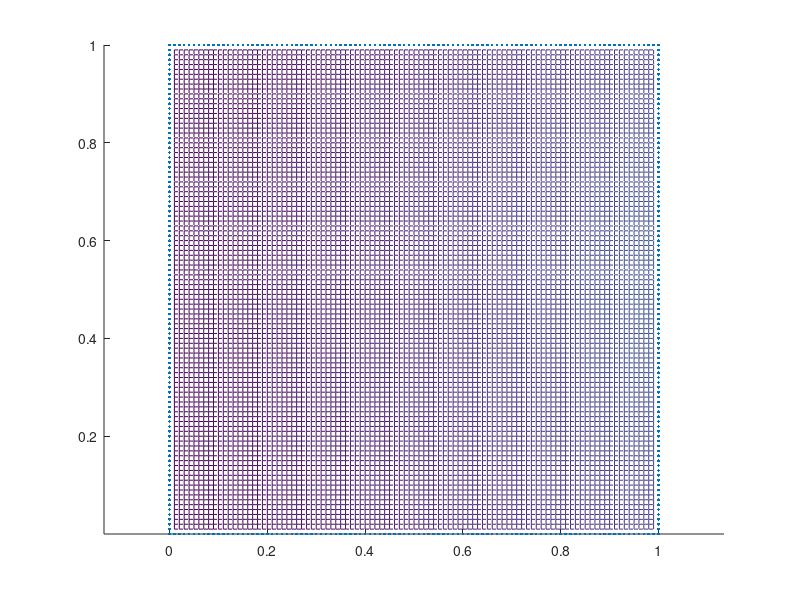

MATLAB code to generate this figure:
function test_int_fixed2

% test integral equation discretization for Laplace 
% interior problem

%%% Set the geometry.
% flag_geom    = 'clover';
flag_geom = 'square';


% tt = linspace(0,2*pi);
% tt = tt(1:end-1);
N = 100;
%I want to use the gauss lengendre nodes, but scaled to go form 0 to 2pi


% list = createInterval([-.5, -.45, -.4, -.2, 0, .2, .4, .45, .5], 30);
% disp(length(list))
% [tt, w] = makeGaussianNodes(list, 10);

tt = 0:.01:4;
%%Otherwise this will end up counting the last point twice.
tt = tt(1:end-1);

%%Gaussian Panels

%[tt, w] = lgwt(20, 0, 4);
keyboard;
[C,ww] = make_geom(tt,flag_geom);
ww = ww*.01;

%ww = w.'.*ww;

keyboard;


%  validates arclength of circle
%abs(sum(ww)-2*pi)

x_src = [1.4;.5];



[x, y] = meshgrid(0.01:.01:1-.01, 0.01:.01:1-.01);

points = [x(:), y(:)];
keyboard;

x_trg = points.';


 A = LOCAL_construct_A_diag(C,ww);
keyboard;

g = make_bdry(C,x_src);

% solve for boundary charge density

sigma = A\g;

% evaluate the solution at the target
uex = make_refsoln(x_trg,x_src);

uapp = LOCAL_evalpot(x_trg,C,sigma,ww);

clf;
figure(1)
hold on;
scatter(C(1, :), C(4, :), 4, 'filled');
axis equal
disp(norm(uapp - uex))
mesh(x, y, reshape(uapp, length(x), length(x)))

keyboard
return
end

function vv = LOCAL_evalpot(x_trg,C,sigma,ww)

n  = size(C,2);
m  = size(x_trg,2);

X_g1  = x_trg(1,:)'*ones(1,n);
X_g2  = x_trg(2,:)'*ones(1,n);
Y_g1  = ones(m,1)*C(1,:);
Y_g2  = ones(m,1)*C(4,:);
Y_dg1 = ones(m,1)*C(2,:);
Y_dg2 = ones(m,1)*C(5,:);
ww    = ones(m,1)*ww;

EVAL = LOCAL_eval_kernel(X_g1,Y_g1,X_g2,Y_g2,Y_dg1,Y_dg2);
EVAL = EVAL.*ww;      
vv   = EVAL*sigma;

return
end

function list = createInterval(startList, numRefinement)
    N = length(startList);
    returnList = zeros(1, N+2);
    
    if numRefinement <= 0
       list = startList;
       return;
    end
    returnList(2) = (startList(1) + startList(2))/2;
    returnList(N+1) = (startList(N-1) + startList(N))/2;
    returnList(3:N) = startList(2:N-1);
    returnList(1) = startList(1);
    returnList(N+2) = startList(N);
    list = createInterval(returnList, numRefinement - 1);
end





function A = LOCAL_eval_kernel(X_g1,Y_g1,X_g2,Y_g2,Y_dg1,Y_dg2)

  nn1  = ( Y_dg2./sqrt(Y_dg1.*Y_dg1 + Y_dg2.*Y_dg2));
  nn2  = (-Y_dg1./sqrt(Y_dg1.*Y_dg1 + Y_dg2.*Y_dg2));
  ddsq = (Y_g1 - X_g1).^2 + (Y_g2 - X_g2).^2;
  A    = -1/(2*pi)*(nn1.*(Y_g1 - X_g1) + nn2.*(Y_g2 - X_g2))./ddsq;

 
return
end

function uex = make_refsoln(x_trg,x_src)

N = size(x_trg,2);


dd1 = (x_src(1)-x_trg(1)).^2;
dd2 = (x_src(2)-x_trg(2)).^2;
uex = -1/(2*pi)*log(sqrt(dd1+dd2)).';

return

end

%Takes in a list, and spits out a bunch on nodes of order n:
function [tNodes, wNodes] = makeGaussianNodes(list, numNodes)
   Nnodes = length(list) - 1;
   nodesAtList = zeros(Nnodes);
   if Nnodes == length(numNodes)
       nodesAtList = numNodes;
   else
      nodesAtList(:) = numNodes(1,1); 
   end
    [tNodes, wNodes] = lgwt(nodesAtList(1), list(1), list(2));
   for i = 2:Nnodes
        [a, b] = lgwt(nodesAtList(i), list(i), list(i + 1));
        tNodes = [tNodes; a];
        wNodes = [wNodes; b];
   end
end

function g = make_bdry(C,x_src)

N = size(C,2);


dd1 = (x_src(1)-C(1,:)).^2;
dd2 = (x_src(2)-C(4,:)).^2;
g = -1/(2*pi)*log(sqrt(dd1+dd2)).';



return

end

function [C,ww] = make_geom(t,flag_geom)

% N = number of nodes
N = length(t);
C = zeros(6,N);

if(strcmp(flag_geom,'circle'))
%added second derivatives to calcluate the middle diagonal
C(1,:) = cos(t);
C(2,:) = -sin(t);
C(3,:) = -cos(t);
C(4,:) = sin(t);
C(5,:) = cos(t);
C(6,:) = -sin(t);

elseif(strcmp(flag_geom,'clover'))

C(1,:) = (cos(3*t) +2).*cos(t);
C(2,:) = -(3*sin(3*t).*cos(t)+(cos(3*t)+2).*sin(t));
C(4,:) = (cos(3*t)+2).*sin(t);
C(5,:) = (-3*sin(3*t).*sin(t)+(cos(3*t)+2).*cos(t));


elseif(strcmp(flag_geom,'unit-square'))
X = 2;
Y = 2;
x0 = 0;
y0 = 0;
    
    
C(1,:) = cos(t).*sec(t - pi/2*floor((4*t + pi)/(2*pi)))*X/2 + x0;
C(4,:) = sin(t).*sec(t - pi/2*floor((4*t + pi)/(2*pi)))*Y/2 + y0;

elseif(strcmp(flag_geom,'square'))
    
C(1, :) = [t(0 <= t & t < 1), ones(1, length(t(1 <= t & t < 2))), 3 - t(2 <= t & t < 3), zeros(1, length(t(3 <= t & t <= 4)))]; 
C(2, :) = [ones(1, length(t(0 <= t & t < 1))), zeros(1, length(t(1 <= t & t < 2))), -ones(1, length(t(2 <= t & t < 3))), zeros(1, length(t(3 <= t & t <= 4)))];
C(3, :) = zeros(1, length(C(1, :)));
C(4, :) = [zeros(1, length(t(0 <= t & t < 1))), t(1 <= t & t < 2) - 1, ones(1, length(t(2 <= t & t < 3))), 4 - t(3 <= t & t <= 4)];
C(5, :) = [zeros(1, length(t(0 <= t & t < 1))), ones(1, length(t(1 <= t & t < 2))), zeros(1, length(t(2 <= t & t < 3))), -ones(1, length(t(3 <= t & t <= 4)))];
C(6, :) = zeros(1, length(C(1, :)));
elseif(strcmp(flag_geom,'star'))
% starfish
tt = t;
r             = 0.5;  % Parameter controlling the discretization.
k             = 5;    % Parameter controlling the discretization. 

C(1,:)        =   1.5*cos(tt) + (r/2)*            cos((k+1)*tt) + (r/2)*            cos((k-1)*tt);
C(2,:)        = - 1.5*sin(tt) - (r/2)*(k+1)*      sin((k+1)*tt) - (r/2)*(k-1)*      sin((k-1)*tt);
C(3,:)        = - 1.5*cos(tt) - (r/2)*(k+1)*(k+1)*cos((k+1)*tt) - (r/2)*(k-1)*(k-1)*cos((k-1)*tt);
C(4,:)        =       sin(tt) + (r/2)*            sin((k+1)*tt) - (r/2)*            sin((k-1)*tt);
C(5,:)        =       cos(tt) + (r/2)*(k+1)*      cos((k+1)*tt) - (r/2)*(k-1)*      cos((k-1)*tt);
C(6,:)        = -     sin(tt) - (r/2)*(k+1)*(k+1)*sin((k+1)*tt) + (r/2)*(k-1)*(k-1)*sin((k-1)*tt);

elseif(strcmp(flag_geom,'pacman'))

  C(1,:)        = -     sign(-pi+2*pi*t).*sin(1.5*(-pi+2*pi*t)); % x-coordinate x(t)
  C(2,:)        = -  1.5*sign(-pi+2*pi*t).*cos(1.5*(-pi+2*pi*t))*2*pi; % x'(t)
  C(3,:)        =  2.25*sign(-pi+2*pi*t).*sin(1.5*(-pi+2*pi*t))*4*pi^2; % x''(t)
  C(4,:)        =     tan(3*pi/4)*sin(-pi+2*pi*t); % y(t)
  C(5,:)        =     tan(3*pi/4)*cos(-pi+2*pi*t)*2*pi; % y'(t)
  C(6,:)        = -   tan(3*pi/4)*sin(-pi+2*pi*t)*4*pi^2; %y''(t)

elseif(strcmp(flag_geom,'tear'))

  C(1,:)        =      2*sign(-pi+2*pi*t).*sin((-pi+2*pi*t)/2);
  C(2,:)        =      2*pi*sign(-pi+2*pi*t).*cos((-pi+2*pi*t)/2);
  C(3,:)        =      (2*pi)^2*-(1/2)*sign(-pi+2*pi*t).*sin((-pi+2*pi*t)/2);
  C(4,:)        =     -tan(pi/4)*sin(-pi+2*pi*t);
  C(5,:)        =     -2*pi*tan(pi/4)*cos(-pi+2*pi*t);
  C(6,:)        =     (2*pi)^2*tan(pi/4)*sin(-pi+2*pi*t);



else
  fprintf(1,'This option for the geometry is not implemented.\n');
  keyboard

end

ww = sqrt(C(2,:).*C(2,:) + C(5,:).*C(5,:));
% arclength = sqrt(C(2,:).*C(2,:) + C(5,:).*C(5,:));


return

end


function B = LOCAL_construct_A_diag(C,ww)

N = size(C,2);
dd1   = C(1,:)' * ones(1,N) - ones(N,1) * C(1,:);
dd2   = C(4,:)' * ones(1,N) - ones(N,1) * C(4,:);
nn1   = ones(N,1)*(C(5,:)./sqrt(C(2,:).*C(2,:) + C(5,:).*C(5,:)));
nn2   = ones(N,1)*(-C(2,:)./sqrt(C(2,:).*C(2,:) + C(5,:).*C(5,:)));
ddsq  = (dd1.*dd1 + dd2.*dd2) + eye(N);
B     = (1/(2*pi))*(nn1.*dd1 + nn2.*dd2)./ddsq;
d_vec = (-C(6,:).*C(2,:) + C(3,:).*C(5,:))./...
        ((4*pi)*(C(2,:).^2 + C(5,:).^2).^1.5); %rmk 12.2
B     = B + diag(d_vec);
B     = B.*(ones(N,1)*ww) - 0.5*eye(N);
return

end